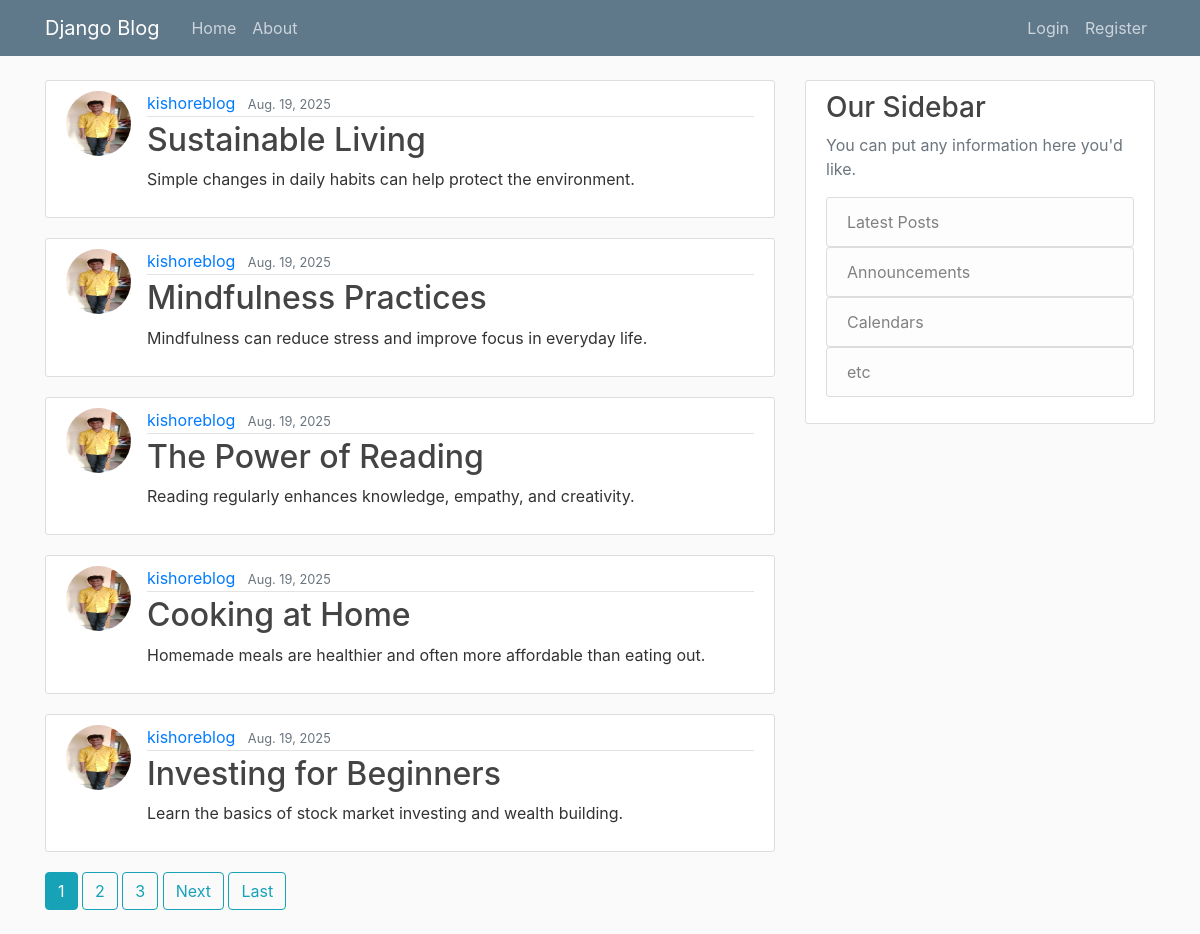
The page / on the database its author committed.
### blog/models.py (models this page shows, shortened)
class Post(models.Model):
    title = models.CharField(max_length=100)
    author = models.ForeignKey(User, on_delete=models.CASCADE)
    content = models.TextField()
    date_posted = models.DateTimeField(default=timezone.now)

### users/models.py (models this page shows, shortened)
class Profile(models.Model):
    user = models.OneToOneField(User, on_delete=models.CASCADE) # one user will have one profile picture (one2onefield)
    image = models.ImageField(default='default.jpg',upload_to='profile_pics')

### blog/views.py (the view)
# urls.py: path('' ,PostListView.as_view(),name='home'),
class PostListView(ListView):
    model = Post
    template_name = 'blog/home.html'
    context_object_name = 'posts'
    ordering = ['-date_posted']
    paginate_by = 5  # two posts per page

### blog/templates/blog/home.html (shortened to what this page needs)
{% extends "blog/base.html" %}
{% block content %}
    {% for post in posts %}
        <article class="media content-section">
          <img src="{{ post.author.profile.image.url }}" class="rounded-circle article-img">
          <div class="media-body">
            <div class="article-metadata">
              <a class="mr-2" href="{%url 'user-posts' post.author.username %}">{{ post.author }}</a>
              <small class="text-muted">{{ post.date_posted|date:"N d, Y" }}</small>
            </div>
            <h2><a class="article-title" href="{% url 'post-detail' post.id %}">{{ post.title }}</a></h2>
            <p class="article-content">{{ post.content }}</p>
          </div>
        </article>
    {% endfor %}
    {% if is_paginated %}
        {% for num in page_obj.paginator.page_range %}
          {% if page_obj.number == num %}
            <a href="?page={{ num }}" class="btn btn-info mb-4">{{ num }}</a>
          {% elif num > page_obj.number|add:"-3" and num < page_obj.number|add:"3" %}
            <a href="?page={{ num }}" class="btn btn-outline-info mb-4">{{ num }}</a>
          {% endif %}
        {% endfor %}
        {% if page_obj.has_next %}
          <a href="?page={{ page_obj.next_page_number }}" class="btn btn-outline-info mb-4">Next</a>
          <a href="?page={{ page_obj.paginator.num_pages }}" class="btn btn-outline-info mb-4">Last</a>
        {% endif %}
    {% endif %}
{% endblock content %}

### blog/templates/blog/base.html (shortened to what this page needs)
{% load static %}
<!DOCTYPE html>
<html>
<head>
    <link rel="stylesheet" href="https://maxcdn.bootstrapcdn.com/bootstrap/4.0.0/css/bootstrap.min.css">
    <link rel="stylesheet" type="text/css" href="{% static 'blog/style.css' %}">
</head>
<body>
    <header class="site-header">
      <nav class="navbar navbar-expand-md navbar-dark bg-steel fixed-top">
        <div class="container">
          <a class="navbar-brand mr-4" href="{% url 'home' %}">Django Blog</a>
          <div class="collapse navbar-collapse" id="navbarToggle">
            <div class="navbar-nav mr-auto">
              <a class="nav-item nav-link" href="{% url 'home' %}">Home</a>
              <a class="nav-item nav-link" href="{% url 'about' %}">About</a>
            </div>
            <div class="navbar-nav">
              {%if user.is_authenticated %}
              <a class="nav-item nav-link text-white" href="{%url 'post-create' %}">New Post</a>
              <a class="nav-item nav-link text-white" href="{%url 'profile' %}">Profile</a>
                <form method="post" action="{% url 'logout' %}">
              {% csrf_token %}
          <button type="submit" class="btn btn-danger">Logout</button>
              </form>
              {% else %}
              <a class="nav-item nav-link" href="{% url 'login' %}">Login</a>
              <a class="nav-item nav-link" href="{% url 'register' %}">Register</a>
              {%endif%}
            </div>
          </div>
        </div>
      </nav>
    </header>
    <main role="main" class="container">
      <div class="row">
        <div class="col-md-8">
          {% block content %}{% endblock %}
        </div>
        <div class="col-md-4">
          <div class="content-section">
            <h3>Our Sidebar</h3>
            <p class='text-muted'>You can put any information here you'd like.
              <ul class="list-group">
                <a href=""><li class="list-group-item list-group-item-light">Latest Posts</li></a>
                <a href=""><li class="list-group-item list-group-item-light">Announcements</li></a>
               <a href=""><li class="list-group-item list-group-item-light">Calendars</li></a>
                <a href=""><li class="list-group-item list-group-item-light">etc</li></a>
              </ul>
            </p>
          </div>
        </div>
      </div>
    </main>
</body>
</html>

### blog/static/blog/style.css (style rules this page uses)
body { background: #fafafa; color: #333333; margin-top: 5rem; }
h1, h2, h3, h4, h5, h6 { color: #444444; }
ul { margin: 0; }
.bg-steel { background-color: #5f788a; }
.site-header .navbar-nav .nav-link { color: #cbd5db; }
.content-section { background: #ffffff; padding: 10px 20px; border: 1px solid #dddddd; border-radius: 3px; margin-bottom: 20px; }
.article-title { color: #444444; }
.article-content { white-space: pre-line; }
.article-img { height: 65px; width: 65px; margin-right: 16px; }
.article-metadata { padding-bottom: 1px; margin-bottom: 4px; border-bottom: 1px solid #e3e3e3 }

### rows shown on the page
Post: author.profile.image (picture), author "kishoreblog", date_posted "Aug. 19, 2025", title "Sustainable Living", content "Simple changes in daily habits can help protect the environment."
Post: author.profile.image (picture), author "kishoreblog", date_posted "Aug. 19, 2025", title "Mindfulness Practices", content "Mindfulness can reduce stress and improve focus in everyday life."
Post: author.profile.image (picture), author "kishoreblog", date_posted "Aug. 19, 2025", title "The Power of Reading", content "Reading regularly enhances knowledge, empathy, and creativity."
Post: author.profile.image (picture), author "kishoreblog", date_posted "Aug. 19, 2025", title "Cooking at Home", content "Homemade meals are healthier and often more affordable than eating out."
Post: author.profile.image (picture), author "kishoreblog", date_posted "Aug. 19, 2025", title "Investing for Beginners", content "Learn the basics of stock market investing and wealth building."

### other values the page prints
{{ num }} "1"
{{ num }} "2" "3"
